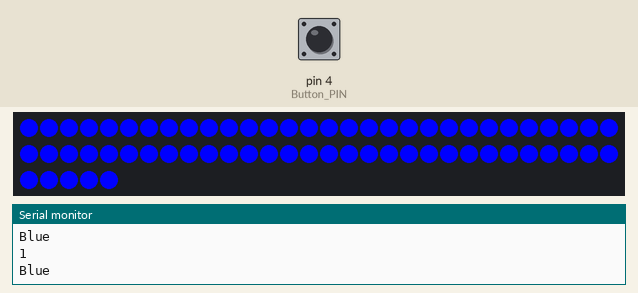
Recording of a sketch running on a simulated Arduino Uno, built with avr-gcc and run on an emulated ATmega328P. Parts: 65 RGB LEDs in strip order, left to right, continuing on the next row, the last lines printed to the serial monitor. Inputs (shaded band) come from the test bench; at power-on: pin 4 (Button_PIN) HIGH. Dim RGB values are drawn brighter than linear; random numbers use the default seed unless the sketch sets one.

Above: at 1.2 s.
1.3 s: pin 4 (Button_PIN) pulled LOW for 0.15 s
At 1.9 s:
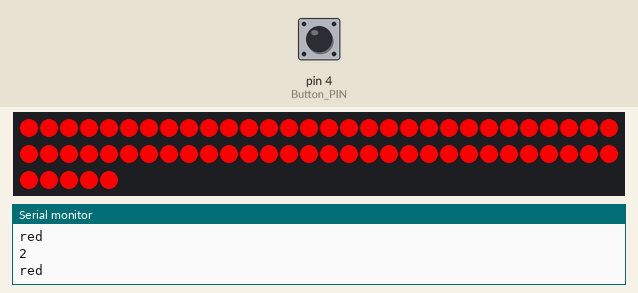
2.9 s: pin 4 (Button_PIN) pulled LOW for 1 s
At 4.7 s:
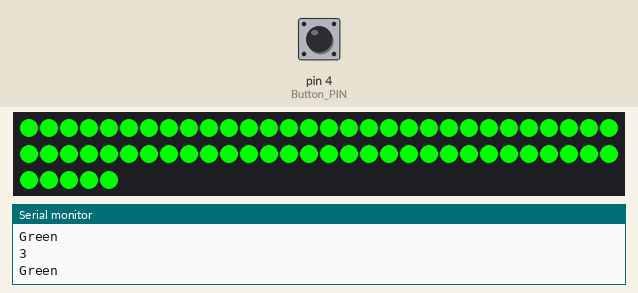
5.4 s: pin 4 (Button_PIN) pulled LOW for 0.15 s
At 6.3 s:
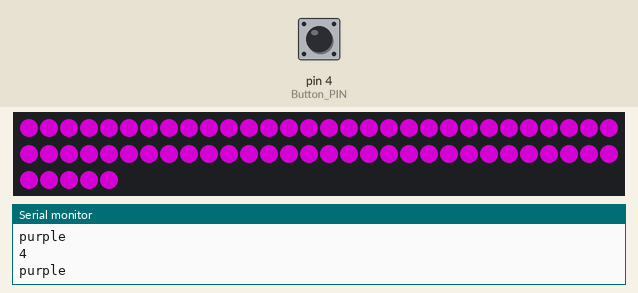
7.0 s: pin 4 (Button_PIN) pulled LOW for 3.2 s
At 10.67 s:
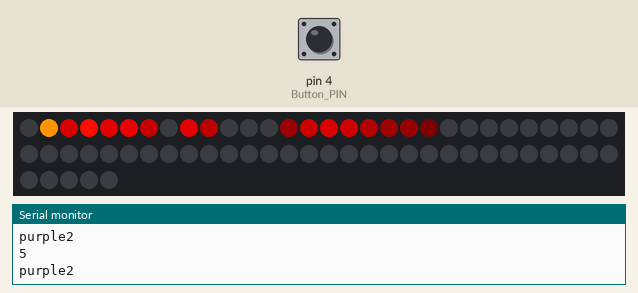
10.8 s: pin 4 (Button_PIN) pulled LOW for 3.2 s
At 14.09 s:
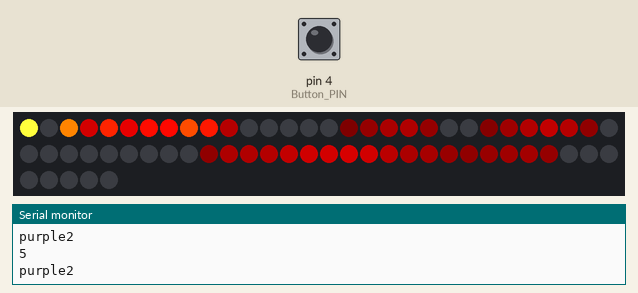
14.6 s: pin 4 (Button_PIN) pulled LOW for 0.15 s
At 14.86 s:
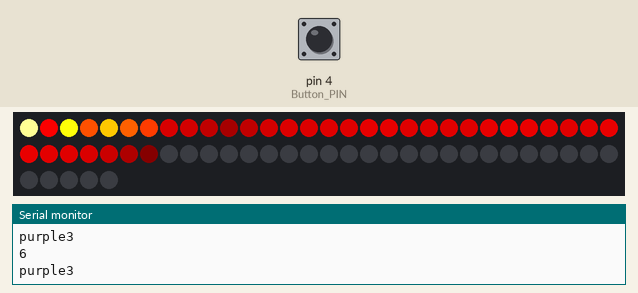
Timing chart, 0 to 16.3 s (numbered marks = the images above; inputs shaded):
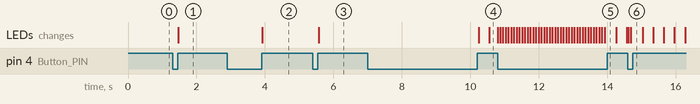

Measured:
- after the input at 1.3 s, the LEDs: change after 0.17 s (image 1)
- after the input at 2.9 s, the LEDs: change after 1.0 s (image 2)
- after the input at 5.4 s, the LEDs: change after 0.17 s (image 3)
- after the input at 7.0 s, the LEDs: first change after 3.2 s (image 4 shows a later state)

The sketch:

darksaber-led.ino
```cpp
#include <FastLED.h>
#include <Adafruit_NeoPixel.h>
#define Button_PIN     4
#define LED_PIN     7
#define NUM_LEDS    65
//CRGB leds[NUM_LEDS];

Adafruit_NeoPixel strip = Adafruit_NeoPixel(NUM_LEDS, LED_PIN, NEO_GRB + NEO_KHZ800);


int x = 1;

int buttonState;
int lastButtonState = LOW;
unsigned long lastDebounceTime = 0;
unsigned long debounceDelay = 50;

// FOR rainbow
  byte *c;
  uint16_t i, j = 0;


void setup() {
//  FastLED.addLeds<WS2812, LED_PIN, GRB>(leds, NUM_LEDS);

pinMode(Button_PIN,INPUT_PULLUP);

  strip.begin();
  strip.show(); // Initialize all pixels to 'off'

  Serial.begin(9600);
}


//void loop() {
//
//
////rainbow()
//FastLED.show();
//
//FadeInOut(0xff, 0x00, 0x00); // red
//  FadeInOut(0xff, 0xff, 0xff); // white
//  FadeInOut(0x00, 0x00, 0xff); // blue
//
//
////  for (int i = 0; i <= NUM_LEDS; i++) {
////    leds[i] = CRGB (204, 102, 255 );
////    FastLED.show();
////  }
////  for (int i = NUM_LEDS; i >= 0; i--) {
////    leds[i] = CRGB ( 102, 255, 255);
////    FastLED.show();
////  }
//}
//
//
//void rainbow(){
//  fill_rainbow (leds ,90 ,0, 8);
//}


//void loop() {
//
//  int reading = digitalRead(Button_PIN);
//
// Serial.println(reading);
//  if (reading != lastButtonState) {
//
//    lastDebounceTime = millis();
//  }
//
//  if ((millis() - lastDebounceTime) > debounceDelay) {
//
//    if (reading != buttonState) {
//      buttonState = reading;
//
//
//      if (buttonState == HIGH) {
//        x = x + 1;
//        if (x > 6){
//          x = 1;
//        }
//      }
//    }
//  }
//
//
//  ledState();
//
//
//  lastButtonState = reading;
//}


//
void loop() {

  if(digitalRead(Button_PIN)== 0){

//    Blue();
    delay(50);
    if(digitalRead(Button_PIN)== 1){
//      red();
x = x + 1;
    }
  }
  if (x == 7){
    x = 1;
  }
  ledState();
 }

 void ledState(){
  Serial.println(x);
  switch (x) {
          case 1:
          Serial.println("Blue");
              Blue();
              break;
          case 2:
          Serial.println("red");
              red();
              break;
          case 3:
          Serial.println("Green");
              Green();
              break;
          case 4:
          Serial.println("purple");
              purple();
              break;
          case 5:
          Serial.println("purple2");
              Fire(55,120,15);
              break;
          default:
          Serial.println("purple3");
              rainbowCycle(15);
              break;
      }

 }

void red() {
  strip.fill(strip.Color(255, 0, 0));
  showStrip();
}

void Green() {
  strip.fill(strip.Color(0, 255, 0));
  showStrip();
}

void Blue() {
  strip.fill(strip.Color(0, 0, 255));
  showStrip();
}

void purple() {
  strip.fill(strip.Color(128,0,128));
  showStrip();
}

void rainbowCycle(int SpeedDelay) {
if(j>256*5){
  j = 0;
  }
    for(i=0; i< NUM_LEDS; i++) {
      c=Wheel(((i * 256 / NUM_LEDS) + j) & 255);
      setPixel(i, *c, *(c+1), *(c+2));
    }
    showStrip();
    delay(SpeedDelay);
  j++;

}

byte * Wheel(byte WheelPos) {
  static byte c[3];

  if(WheelPos < 85) {
   c[0]=WheelPos * 3;
   c[1]=255 - WheelPos * 3;
   c[2]=0;
  } else if(WheelPos < 170) {
   WheelPos -= 85;
   c[0]=255 - WheelPos * 3;
   c[1]=0;
   c[2]=WheelPos * 3;
  } else {
   WheelPos -= 170;
   c[0]=0;
   c[1]=WheelPos * 3;
   c[2]=255 - WheelPos * 3;
  }

  return c;
}

void setPixel(int Pixel, byte red, byte green, byte blue) {
 #ifdef ADAFRUIT_NEOPIXEL_H
   // NeoPixel
   strip.setPixelColor(Pixel, strip.Color(red, green, blue));
 #endif
 #ifndef ADAFRUIT_NEOPIXEL_H
   // FastLED
   leds[Pixel].r = red;
   leds[Pixel].g = green;
   leds[Pixel].b = blue;
 #endif
}
void showStrip() {
 #ifdef ADAFRUIT_NEOPIXEL_H
   // NeoPixel
   strip.show();
 #endif
 #ifndef ADAFRUIT_NEOPIXEL_H
   // FastLED
   FastLED.show();
 #endif
}


void Fire(int Cooling, int Sparking, int SpeedDelay) {
  static byte heat[NUM_LEDS];
  int cooldown;

  // Step 1.  Cool down every cell a little
  for( int i = 0; i < NUM_LEDS; i++) {
    cooldown = random(0, ((Cooling * 10) / NUM_LEDS) + 2);

    if(cooldown>heat[i]) {
      heat[i]=0;
    } else {
      heat[i]=heat[i]-cooldown;
    }
  }

  // Step 2.  Heat from each cell drifts 'up' and diffuses a little
  for( int k= NUM_LEDS - 1; k >= 2; k--) {
    heat[k] = (heat[k - 1] + heat[k - 2] + heat[k - 2]) / 3;
  }

  // Step 3.  Randomly ignite new 'sparks' near the bottom
  if( random(255) < Sparking ) {
    int y = random(7);
    heat[y] = heat[y] + random(160,255);
    //heat[y] = random(160,255);
  }

  // Step 4.  Convert heat to LED colors
  for( int j = 0; j < NUM_LEDS; j++) {
    setPixelHeatColor(j, heat[j] );
  }

  showStrip();
  delay(SpeedDelay);
}

void setPixelHeatColor (int Pixel, byte temperature) {
  // Scale 'heat' down from 0-255 to 0-191
  byte t192 = round((temperature/255.0)*191);

  // calculate ramp up from
  byte heatramp = t192 & 0x3F; // 0..63
  heatramp <<= 2; // scale up to 0..252

  // figure out which third of the spectrum we're in:
  if( t192 > 0x80) {                     // hottest
    setPixel(Pixel, 255, 255, heatramp);
  } else if( t192 > 0x40 ) {             // middle
    setPixel(Pixel, 255, heatramp, 0);
  } else {                               // coolest
    setPixel(Pixel, heatramp, 0, 0);
  }
}
```
